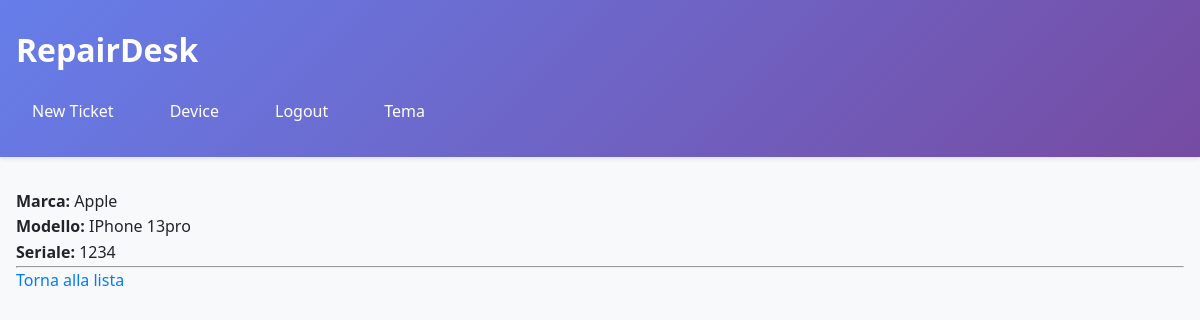
The page /devices/1/ (signed in) on the database its author committed.
### core/models.py (models this page shows, shortened)
class Device(models.Model):
    owner = models.ForeignKey(User, on_delete=models.CASCADE, related_name='devices')
    brand = models.CharField(max_length=50)
    model = models.CharField(max_length=50)
    serial_number = models.CharField(max_length=100, unique=True)

### core/views.py (the view)
# urls.py: path('devices/<int:pk>/', views.DeviceDetailView.as_view(), name='device_detail'),
class DeviceDetailView(LoginRequiredMixin, DetailView):
    model = Device
    template_name = 'core/device_detail.html'

### core/templates/core/device_detail.html (shortened to what this page needs)
{% extends 'core/base.html' %}
{% block content %}
<p><strong>Marca:</strong> {{ object.brand }}</p>
<p><strong>Modello:</strong> {{ object.model }}</p>
<p><strong>Seriale:</strong> {{ object.serial_number }}</p>
<hr>
<a href="{% url 'device_list' %}" class="btn btn-secondary">Torna alla lista</a>
{% endblock %}

### core/static/css/style.css (style rules this page uses)
:root { --primary: #007bff; --primary-hover: #0056b3; --secondary: #6c757d; --danger: #dc3545; --success: #28a745; --bg-light: #f8f9fa; --text-dark: #212529; --border-color: #ddd; --transition-speed: 0.3s; }
* { margin: 0; padding: 0; box-sizing: border-box; }
body { font-family: 'Segoe UI', Tahoma, Arial, sans-serif; line-height: 1.6; color: var(--text-dark); background-color: var(--bg-light); transition: background-color var(--transition-speed), color var(--transition-speed); }
a { color: var(--primary); text-decoration: none; transition: opacity var(--transition-speed); }

### rows shown on the page
Device: brand "Apple", model "IPhone 13pro", serial_number "1234"
